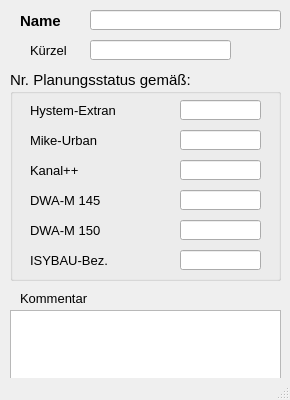
<?xml version="1.0" encoding="UTF-8"?>
<ui version="4.0">
 <class>MainWindow</class>
 <widget class="QMainWindow" name="MainWindow">
  <property name="geometry">
   <rect>
    <x>0</x>
    <y>0</y>
    <width>290</width>
    <height>400</height>
   </rect>
  </property>
  <property name="minimumSize">
   <size>
    <width>290</width>
    <height>400</height>
   </size>
  </property>
  <property name="font">
   <font>
    <family>Tahoma</family>
    <pointsize>10</pointsize>
   </font>
  </property>
  <property name="windowTitle">
   <string>MainWindow</string>
  </property>
  <property name="layoutDirection">
   <enum>Qt::LeftToRight</enum>
  </property>
  <widget class="QWidget" name="centralwidget">
   <widget class="QLabel" name="label_4">
    <property name="geometry">
     <rect>
      <x>20</x>
      <y>10</y>
      <width>120</width>
      <height>21</height>
     </rect>
    </property>
    <property name="font">
     <font>
      <family>Tahoma</family>
      <pointsize>11</pointsize>
      <weight>75</weight>
      <bold>true</bold>
     </font>
    </property>
    <property name="text">
     <string>Name</string>
    </property>
    <property name="alignment">
     <set>Qt::AlignLeading|Qt::AlignLeft|Qt::AlignVCenter</set>
    </property>
   </widget>
   <widget class="QLineEdit" name="bezeichnung">
    <property name="geometry">
     <rect>
      <x>90</x>
      <y>10</y>
      <width>191</width>
      <height>20</height>
     </rect>
    </property>
    <property name="toolTip">
     <string>&lt;html&gt;&lt;head/&gt;&lt;body&gt;&lt;p&gt;Eindeutige Bezeichnung&lt;/p&gt;&lt;/body&gt;&lt;/html&gt;</string>
    </property>
    <property name="statusTip">
     <string>Eindeutige Bezeichnung</string>
    </property>
    <property name="text">
     <string/>
    </property>
   </widget>
   <widget class="QGroupBox" name="groupBox_3">
    <property name="geometry">
     <rect>
      <x>10</x>
      <y>70</y>
      <width>271</width>
      <height>211</height>
     </rect>
    </property>
    <property name="font">
     <font>
      <family>Tahoma</family>
      <pointsize>11</pointsize>
     </font>
    </property>
    <property name="title">
     <string>Nr. Planungsstatus gemäß: </string>
    </property>
    <widget class="QLabel" name="label_5">
     <property name="geometry">
      <rect>
       <x>20</x>
       <y>30</y>
       <width>121</width>
       <height>21</height>
      </rect>
     </property>
     <property name="font">
      <font>
       <family>Tahoma</family>
       <pointsize>10</pointsize>
      </font>
     </property>
     <property name="text">
      <string>&lt;html&gt;&lt;head/&gt;&lt;body&gt;&lt;p&gt;Hystem-Extran&lt;/p&gt;&lt;/body&gt;&lt;/html&gt;</string>
     </property>
     <property name="alignment">
      <set>Qt::AlignLeading|Qt::AlignLeft|Qt::AlignVCenter</set>
     </property>
    </widget>
    <widget class="QLabel" name="label_6">
     <property name="geometry">
      <rect>
       <x>20</x>
       <y>90</y>
       <width>121</width>
       <height>21</height>
      </rect>
     </property>
     <property name="font">
      <font>
       <family>Tahoma</family>
       <pointsize>10</pointsize>
      </font>
     </property>
     <property name="text">
      <string>Kanal++</string>
     </property>
     <property name="alignment">
      <set>Qt::AlignLeading|Qt::AlignLeft|Qt::AlignVCenter</set>
     </property>
    </widget>
    <widget class="QLabel" name="label_7">
     <property name="geometry">
      <rect>
       <x>20</x>
       <y>60</y>
       <width>121</width>
       <height>21</height>
      </rect>
     </property>
     <property name="font">
      <font>
       <family>Tahoma</family>
       <pointsize>10</pointsize>
      </font>
     </property>
     <property name="text">
      <string>Mike-Urban</string>
     </property>
     <property name="alignment">
      <set>Qt::AlignLeading|Qt::AlignLeft|Qt::AlignVCenter</set>
     </property>
    </widget>
    <widget class="QLineEdit" name="he_nr">
     <property name="enabled">
      <bool>true</bool>
     </property>
     <property name="geometry">
      <rect>
       <x>170</x>
       <y>30</y>
       <width>81</width>
       <height>20</height>
      </rect>
     </property>
     <property name="toolTip">
      <string>&lt;html&gt;&lt;head/&gt;&lt;body&gt;&lt;p&gt;Interne Nr., siehe HE-Editor: Hilfe &amp;gt; Aufzählungen: &amp;quot;Planungsstatus&amp;quot;&lt;/p&gt;&lt;/body&gt;&lt;/html&gt;</string>
     </property>
     <property name="statusTip">
      <string>Interne Nr., siehe HE-Editor: Hilfe &gt; Aufzählungen: &quot;Planungsstatus&quot;</string>
     </property>
     <property name="layoutDirection">
      <enum>Qt::RightToLeft</enum>
     </property>
     <property name="autoFillBackground">
      <bool>false</bool>
     </property>
     <property name="text">
      <string/>
     </property>
     <property name="frame">
      <bool>true</bool>
     </property>
    </widget>
    <widget class="QLineEdit" name="mu_nr">
     <property name="enabled">
      <bool>true</bool>
     </property>
     <property name="geometry">
      <rect>
       <x>170</x>
       <y>60</y>
       <width>81</width>
       <height>20</height>
      </rect>
     </property>
     <property name="toolTip">
      <string>&lt;html&gt;&lt;head/&gt;&lt;body&gt;&lt;p&gt;Nr. des Planungsstatus entspr. Mike Urban&lt;/p&gt;&lt;/body&gt;&lt;/html&gt;</string>
     </property>
     <property name="statusTip">
      <string>Nr. des Planungsstatus entspr. Mike Urban</string>
     </property>
     <property name="layoutDirection">
      <enum>Qt::RightToLeft</enum>
     </property>
     <property name="autoFillBackground">
      <bool>false</bool>
     </property>
     <property name="text">
      <string/>
     </property>
     <property name="frame">
      <bool>true</bool>
     </property>
    </widget>
    <widget class="QLineEdit" name="kp_nr">
     <property name="geometry">
      <rect>
       <x>170</x>
       <y>90</y>
       <width>81</width>
       <height>20</height>
      </rect>
     </property>
     <property name="toolTip">
      <string>&lt;html&gt;&lt;head/&gt;&lt;body&gt;&lt;p&gt;Nr. des Planungsstatus entspr. Kanal++&lt;/p&gt;&lt;/body&gt;&lt;/html&gt;</string>
     </property>
     <property name="statusTip">
      <string>Nr. des Planungsstatus entspr. Kanal++</string>
     </property>
     <property name="text">
      <string/>
     </property>
    </widget>
    <widget class="QLineEdit" name="m150_2">
     <property name="geometry">
      <rect>
       <x>170</x>
       <y>150</y>
       <width>81</width>
       <height>20</height>
      </rect>
     </property>
     <property name="toolTip">
      <string>&lt;html&gt;&lt;head/&gt;&lt;body&gt;&lt;p&gt;Nr. des Funktionsstatus gem. DWA-M 150 (Referenzliste 109)&lt;/p&gt;&lt;/body&gt;&lt;/html&gt;</string>
     </property>
     <property name="statusTip">
      <string>Nr. des Funktionsstatus gem. DWA-M 150 (Referenzliste 109)</string>
     </property>
    </widget>
    <widget class="QLabel" name="label_9">
     <property name="geometry">
      <rect>
       <x>20</x>
       <y>180</y>
       <width>131</width>
       <height>21</height>
      </rect>
     </property>
     <property name="font">
      <font>
       <family>Tahoma</family>
       <pointsize>10</pointsize>
      </font>
     </property>
     <property name="text">
      <string>&lt;html&gt;&lt;head/&gt;&lt;body&gt;&lt;p&gt;ISYBAU-Bez.&lt;/p&gt;&lt;/body&gt;&lt;/html&gt;</string>
     </property>
     <property name="alignment">
      <set>Qt::AlignLeading|Qt::AlignLeft|Qt::AlignVCenter</set>
     </property>
    </widget>
    <widget class="QLabel" name="label_10">
     <property name="geometry">
      <rect>
       <x>20</x>
       <y>120</y>
       <width>131</width>
       <height>21</height>
      </rect>
     </property>
     <property name="font">
      <font>
       <family>Tahoma</family>
       <pointsize>10</pointsize>
      </font>
     </property>
     <property name="text">
      <string>&lt;html&gt;&lt;head/&gt;&lt;body&gt;&lt;p&gt;DWA-M 145&lt;/p&gt;&lt;/body&gt;&lt;/html&gt;</string>
     </property>
     <property name="alignment">
      <set>Qt::AlignLeading|Qt::AlignLeft|Qt::AlignVCenter</set>
     </property>
    </widget>
    <widget class="QLabel" name="label_11">
     <property name="geometry">
      <rect>
       <x>20</x>
       <y>150</y>
       <width>131</width>
       <height>21</height>
      </rect>
     </property>
     <property name="font">
      <font>
       <family>Tahoma</family>
       <pointsize>10</pointsize>
      </font>
     </property>
     <property name="text">
      <string>&lt;html&gt;&lt;head/&gt;&lt;body&gt;&lt;p&gt;DWA-M 150&lt;/p&gt;&lt;/body&gt;&lt;/html&gt;</string>
     </property>
     <property name="alignment">
      <set>Qt::AlignLeading|Qt::AlignLeft|Qt::AlignVCenter</set>
     </property>
    </widget>
    <widget class="QLineEdit" name="isybau">
     <property name="enabled">
      <bool>true</bool>
     </property>
     <property name="geometry">
      <rect>
       <x>170</x>
       <y>180</y>
       <width>81</width>
       <height>20</height>
      </rect>
     </property>
     <property name="font">
      <font>
       <family>Tahoma</family>
       <pointsize>10</pointsize>
      </font>
     </property>
     <property name="toolTip">
      <string>&lt;html&gt;&lt;head/&gt;&lt;body&gt;&lt;p&gt;Nr. des Funktionsstatus gem. ISYBAU (Referenzliste G105)&lt;/p&gt;&lt;/body&gt;&lt;/html&gt;</string>
     </property>
     <property name="statusTip">
      <string>Nr. des Funktionsstatus gem. ISYBAU (Referenzliste G105)</string>
     </property>
     <property name="layoutDirection">
      <enum>Qt::RightToLeft</enum>
     </property>
     <property name="autoFillBackground">
      <bool>false</bool>
     </property>
     <property name="text">
      <string/>
     </property>
     <property name="frame">
      <bool>true</bool>
     </property>
    </widget>
    <widget class="QLineEdit" name="m150">
     <property name="enabled">
      <bool>true</bool>
     </property>
     <property name="geometry">
      <rect>
       <x>170</x>
       <y>120</y>
       <width>81</width>
       <height>20</height>
      </rect>
     </property>
     <property name="font">
      <font>
       <family>Tahoma</family>
       <pointsize>10</pointsize>
      </font>
     </property>
     <property name="toolTip">
      <string>&lt;html&gt;&lt;head/&gt;&lt;body&gt;&lt;p&gt;Nr. des Funktionsstatus gem. DWA-M 145 (Referenzliste 1010)&lt;/p&gt;&lt;/body&gt;&lt;/html&gt;</string>
     </property>
     <property name="statusTip">
      <string>Nr. des Funktionsstatus gem. DWA-M 145 (Referenzliste 1010)</string>
     </property>
     <property name="layoutDirection">
      <enum>Qt::RightToLeft</enum>
     </property>
     <property name="autoFillBackground">
      <bool>false</bool>
     </property>
     <property name="text">
      <string/>
     </property>
     <property name="frame">
      <bool>true</bool>
     </property>
    </widget>
   </widget>
   <widget class="QTextEdit" name="kommentar">
    <property name="geometry">
     <rect>
      <x>10</x>
      <y>310</y>
      <width>271</width>
      <height>71</height>
     </rect>
    </property>
    <property name="minimumSize">
     <size>
      <width>0</width>
      <height>0</height>
     </size>
    </property>
    <property name="toolTip">
     <string>&lt;html&gt;&lt;head/&gt;&lt;body&gt;&lt;p&gt;Platz für zusätzliche Kommentare&lt;/p&gt;&lt;/body&gt;&lt;/html&gt;</string>
    </property>
    <property name="statusTip">
     <string>Platz für zusätzliche Kommentare</string>
    </property>
   </widget>
   <widget class="QLabel" name="label_15">
    <property name="geometry">
     <rect>
      <x>20</x>
      <y>290</y>
      <width>81</width>
      <height>16</height>
     </rect>
    </property>
    <property name="text">
     <string>Kommentar</string>
    </property>
   </widget>
   <widget class="QLabel" name="label_8">
    <property name="geometry">
     <rect>
      <x>30</x>
      <y>40</y>
      <width>91</width>
      <height>21</height>
     </rect>
    </property>
    <property name="font">
     <font>
      <family>Tahoma</family>
      <pointsize>10</pointsize>
     </font>
    </property>
    <property name="text">
     <string>Kürzel</string>
    </property>
    <property name="alignment">
     <set>Qt::AlignLeading|Qt::AlignLeft|Qt::AlignVCenter</set>
    </property>
   </widget>
   <widget class="QLineEdit" name="kuerzel">
    <property name="geometry">
     <rect>
      <x>90</x>
      <y>40</y>
      <width>141</width>
      <height>20</height>
     </rect>
    </property>
    <property name="font">
     <font>
      <family>Tahoma</family>
      <pointsize>10</pointsize>
     </font>
    </property>
    <property name="toolTip">
     <string>optional: Kürzel</string>
    </property>
    <property name="statusTip">
     <string>optional: Kürzel</string>
    </property>
    <property name="text">
     <string/>
    </property>
   </widget>
  </widget>
  <widget class="QStatusBar" name="statusbar"/>
 </widget>
 <tabstops>
  <tabstop>bezeichnung</tabstop>
  <tabstop>he_nr</tabstop>
  <tabstop>mu_nr</tabstop>
  <tabstop>kp_nr</tabstop>
 </tabstops>
 <resources/>
 <connections/>
</ui>
